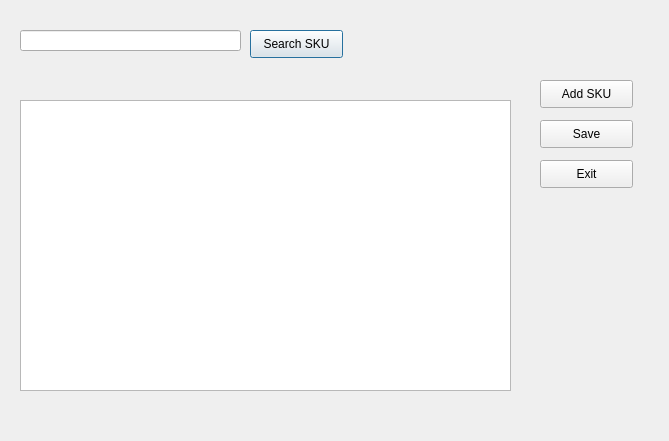
<?xml version="1.0" encoding="UTF-8"?>
<ui version="4.0">
 <class>Dialog</class>
 <widget class="QDialog" name="Dialog">
  <property name="geometry">
   <rect>
    <x>0</x>
    <y>0</y>
    <width>669</width>
    <height>441</height>
   </rect>
  </property>
  <property name="windowTitle">
   <string>Dialog</string>
  </property>
  <widget class="QTableWidget" name="tableWidget">
   <property name="geometry">
    <rect>
     <x>20</x>
     <y>100</y>
     <width>491</width>
     <height>291</height>
    </rect>
   </property>
  </widget>
  <widget class="QLineEdit" name="lineEdit">
   <property name="geometry">
    <rect>
     <x>20</x>
     <y>30</y>
     <width>221</width>
     <height>21</height>
    </rect>
   </property>
  </widget>
  <widget class="QPushButton" name="searchsku">
   <property name="geometry">
    <rect>
     <x>250</x>
     <y>30</y>
     <width>93</width>
     <height>28</height>
    </rect>
   </property>
   <property name="text">
    <string>Search SKU</string>
   </property>
  </widget>
  <widget class="QPushButton" name="addsku">
   <property name="geometry">
    <rect>
     <x>540</x>
     <y>80</y>
     <width>93</width>
     <height>28</height>
    </rect>
   </property>
   <property name="text">
    <string>Add SKU</string>
   </property>
  </widget>
  <widget class="QPushButton" name="save">
   <property name="geometry">
    <rect>
     <x>540</x>
     <y>120</y>
     <width>93</width>
     <height>28</height>
    </rect>
   </property>
   <property name="text">
    <string>Save</string>
   </property>
  </widget>
  <widget class="QPushButton" name="exit">
   <property name="geometry">
    <rect>
     <x>540</x>
     <y>160</y>
     <width>93</width>
     <height>28</height>
    </rect>
   </property>
   <property name="text">
    <string>Exit</string>
   </property>
  </widget>
 </widget>
 <resources/>
 <connections/>
</ui>
